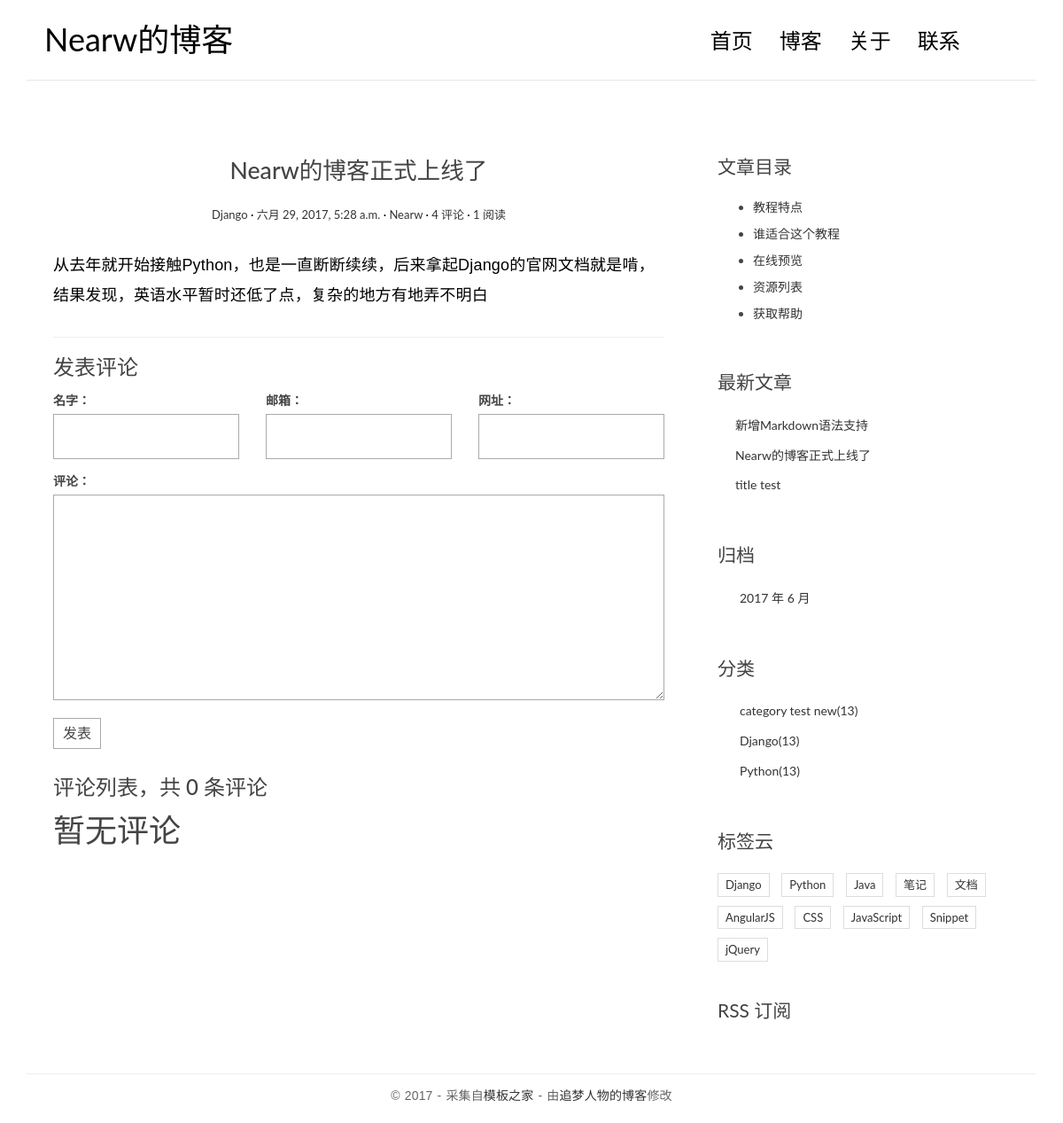
Before: /post/2/ with the older database file.
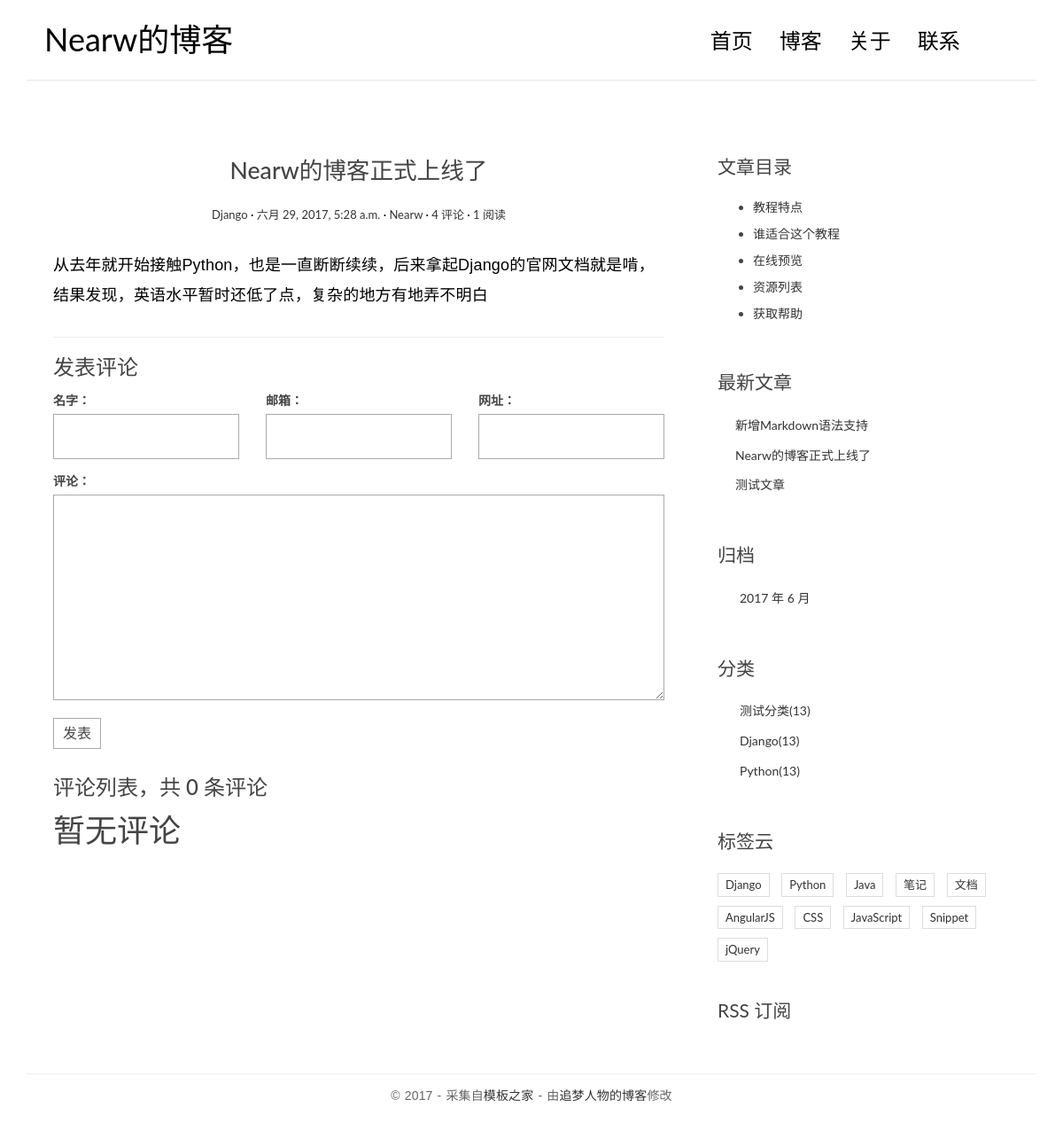
After: the same page with the newer database file.
### server/models.py (models this page shows, shortened)
class Post(models.Model):
    title = models.CharField(max_length=100)
    body = models.TextField()
    create_time = models.DateTimeField()
    modified_time = models.DateTimeField()
    excerpt = models.CharField(max_length=200, blank=True)
    category = models.ForeignKey(Category)
    tags = models.ManyToManyField(Tag, blank=True)
    author = models.ForeignKey(User)
    views = models.PositiveIntegerField(default=0)
    def get_absolute_url(self):
        return reverse('blog:detail', kwargs={'pk': self.pk})
    def increase_views(self):
        self.views += 1
        self.save(update_fields=['views'])
    def save(self, *args, **kwargs):
        if not self.excerpt:
            md = markdown.markdown(extensions=[
                'markdown.extensions.extra',
                'markdown.extensions.codehilite',
            ])
            self.excerpt = strip_tags(md.convert(self.body))[:54]
        super(Post, self).save(*args, **kwargs)
    class Meta:
        ordering = ['-create_time']

class Category(models.Model):
    name = models.CharField(max_length=100)

### server/views.py (the view)
# urls.py: url(r'^post/(?P<pk>[0-9]+)/$', views.detail, name='detail'),
def detail(request, pk):
    post = get_object_or_404(Post, pk=pk)
    post.increase_views()
    post.body = markdown.markdown(post.body, extensions=[
        'markdown.extensions.extra',
        'markdown.extensions.codehilite',
        'markdown.extensions.toc',
    ])
    form = CommentFrom()
    comment_list = post.comment_set.all()
    context = {
        'post': post,
        'form': form,
        'comment_list': comment_list
    }
    return render(request, 'blog/detail.html', context=context)

### comments/forms.py
class CommentFrom(forms.ModelForm):
    class Meta:
        model = Comment
        fields = ['name', 'email', 'url', 'text']

### server/templatetags/server_tags.py (called while the page is built)
@register.simple_tag
def get_recent_posts(num=5):
    return Post.objects.all().order_by('-create_time')[:num]

@register.simple_tag
def archives():
    return Post.objects.dates('create_time', 'month', order='DESC')

@register.simple_tag
def get_categories():
    return Category.objects.all()

### templates/blog/detail.html (shortened to what this page needs)
{% extends 'base.html' %}
{% block main %}
    <article class="post post-{{post.pk}}">
        <header class="entry-header">
            <h1 class="entry-title">{{post.title}}</h1>
            <div class="entry-meta">
                <span class="post-category"><a href="#">{{post.category.name}}</a></span>
                <span class="post-date">
                    <a href="#">
                        <time class="entry-date" datetime="{{post.create_time}}">{{post.create_time}}</time>
                    </a>
                </span>
                <span class="post-author"><a href="#">{{post.author}}</a></span>
                <span class="comments-link"><a href="#">4 评论</a></span>
                <span class="views-count"><a href="#">{{post.views}} 阅读</a></span>
            </div>
        </header>
        <div class="entry-content clearfix">
            {{post.body|safe}}
        </div>
    </article>
    <section class="comment-area" id="comment-area">
        <hr>
        <h3>发表评论</h3>
        <form action="{% url 'comments:post_comments' post.pk %}" method="post" class="comment-form">
            <div class="row">
                <div class="col-md-4">
                    <label for="{{ form.name.id_for_label }}">名字：</label>
                    {{form.name}}
                </div>
                <div class="col-md-4">
                    <label for="{{ form.email.id_for_label }}">邮箱：</label>
                    {{form.email}}
                </div>
                <div class="col-md-4">
                    <label for="{{ form.url.id_for_label }}">网址：</label>
                    {{form.url}}
                </div>
                <div class="col-md-12">
                    <label for="{{ form.text.id_for_label }}">评论：</label>
                    {{form.text}}
                    <button type="submit" class="comment-btn">发表</button>
                </div>
            </div>
        </form>
        <div class="comment-list-panel">
            <h3>评论列表，共 <span>{{post.comment_set.count}}</span> 条评论</h3>
            <ul class="comment-list list-unstyled">
                {% for comment in comment_list %}
                    <li class="comment-item">
                        <span class="nickname">{{comment.name}}</span>
                        <time class="submit-date" datetime="{{comment.create_time}}">{{comment.create_time}}</time>
                        <div class="text">
                            {{comment.text}}
                        </div>
                    </li>
                {% empty %}
                    <li><h1>暂无评论</h1></li>
                {% endfor %}
            </ul>
        </div>
    </section>
{% endblock main %}
{% block toc %}
    <div class="widget widget-content">
        <h3 class="widget-title">文章目录</h3>
        <ul>
            <li>
                <a href="#">教程特点</a>
            </li>
            <li>
                <a href="#">谁适合这个教程</a>
            </li>
            <li>
                <a href="#">在线预览</a>
            </li>
            <li>
                <a href="#">资源列表</a>
            </li>
            <li>
                <a href="#">获取帮助</a>
            </li>
        </ul>
    </div>
{% endblock toc %}

### templates/base.html (shortened to what this page needs)
<!DOCTYPE html>
<html>
<head>
    {% load static %}
    {% load server_tags %}
    <link rel="stylesheet" href="{% static 'blog/css/bootstrap.min.css' %}">
    <link rel="stylesheet" href="http://code.ionicframework.com/ionicons/2.0.1/css/ionicons.min.css">
    <link rel="stylesheet" href="{% static 'blog/css/pace.css' %}">
    <link rel="stylesheet" href="{% static 'blog/css/custom.css' %}">
    <link rel="stylesheet" href="{% static 'blog/css/highlights/manni.css' %}">
</head>
<body>
<div class="container">
    <header id="site-header">
        <div class="row">
            <div class="col-md-4 col-sm-5 col-xs-8">
                <div class="logo">
                    <h1><a href="{% url 'blog:index' %}"><b>Nearw</b>的博客</a></h1>
                </div>
            </div>
            <div class="col-md-8 col-sm-7 col-xs-4">
                <nav class="main-nav" role="navigation">
                    <div class="collapse navbar-collapse" id="bs-example-navbar-collapse-1">
                        <ul class="nav navbar-nav navbar-right">
                            <li class="cl-effect-11"><a href="{% url 'blog:index' %}" data-hover="首页">首页</a></li>
                            <li class="cl-effect-11"><a href="full-width.html" data-hover="博客">博客</a></li>
                            <li class="cl-effect-11"><a href="about.html" data-hover="关于">关于</a></li>
                            <li class="cl-effect-11"><a href="contact.html" data-hover="联系">联系</a></li>
                        </ul>
                    </div>
                </nav>
            </div>
        </div>
    </header>
</div>
<div class="content-body">
    <div class="container">
        <div class="row">
            <main class="col-md-8">
                {% block main %}
                {% endblock main %}
            </main>
            <aside class="col-md-4">
                {% block toc %}
                {% endblock toc %}
                {% get_recent_posts as recent_post_list %}
                <div class="widget widget-recent-posts">
                    <h3 class="widget-title">最新文章</h3>
                    <ul>
                        {% for post in recent_post_list %}
                            <li>
                                <a href="{{post.get_absolute_url}}">{{post.title}}</a>
                            </li>
                        {% empty %}
                            <li>暂无文章</li>
                        {% endfor %}
                    </ul>
                </div>
                {% archives as date_list %}
                <div class="widget widget-archives">
                    <h3 class="widget-title">归档</h3>
                    <ul>
                        {% for date in date_list %}
                            <li>
                                <a href="{% url 'blog:archives' date.year date.month %}">{{date.year}} 年 {{date.month}} 月</a>
                            </li>
                        {% empty %}
                            <li>暂无归档</li>
                        {% endfor %}
                    </ul>
                </div>
                {% get_categories as category_list %}
                <div class="widget widget-category">
                    <h3 class="widget-title">分类</h3>
                    <ul>
                        {% for category in category_list %}
                            <li>
                                <a href="{% url 'blog:category' category.pk %}">{{category.name}}<span class="post-count">(13)</span></a>
                            </li>
                        {% empty %}
                            <li>暂无分类</li>
                        {% endfor %}
                    </ul>
                </div>
                <div class="widget widget-tag-cloud">
                    <h3 class="widget-title">标签云</h3>
                    <ul>
                        <li>
                            <a href="#">Django</a>
                        </li>
                        <li>
                            <a href="#">Python</a>
                        </li>
                        <li>
                            <a href="#">Java</a>
                        </li>
                        <li>
                            <a href="#">笔记</a>
                        </li>
                        <li>
                            <a href="#">文档</a>
                        </li>
                        <li>
                            <a href="#">AngularJS</a>
                        </li>
                        <li>
                            <a href="#">CSS</a>
                        </li>
                        <li>
                            <a href="#">JavaScript</a>
                        </li>
                        <li>
                            <a href="#">Snippet</a>
                        </li>
                        <li>
                            <a href="#">jQuery</a>
                        </li>
                    </ul>
                </div>
                <div class="rss">
                    <a href=""> RSS 订阅</a>
                </div>
            </aside>
        </div>
    </div>
</div>
<footer id="site-footer">
    <div class="container">
        <div class="row">
            <div class="col-md-12">
                <p class="copyright">&copy 2017 - 采集自<a href="http://www.cssmoban.com/"
                                                        target="_blank" title="模板之家">模板之家</a>
                    - 由<a href="http://zmrenwu.com/" title="网页模板" target="_blank">追梦人物的博客</a>修改
                </p>
            </div>
        </div>
    </div>
</footer>
</body>
</html>

### static/blog/css/custom.css (style rules this page uses)
* { outline: none; }
h1, h2, h3, h4, h5, h6 { margin-top: 0; }
b { font-weight: 400; }
a { color: #333; }
body { color: #444; font-family: 'Lato', sans-serif; }
p { font-family: 'Ubuntu', sans-serif; font-weight: 400; word-spacing: 1px; letter-spacing: 0.01em; }
#site-header { background-color: #FFF; padding: 25px 20px; margin-bottom: 40px; border-bottom: 1px solid #e7e7e7; }
.logo h1 a { color: #000; }
.logo h1 { margin: 0; font-family: 'Lato', sans-serif; font-weight: 300; }
.main-nav { margin-top: 11px; max-width: 95%; }
.main-nav a { color: #000000 !important; padding: 0 0 5px 0 !important; margin-right: 30px; font-family: 'Lato', sans-serif; font-weight: 300; font-size: 24px; }
.cl-effect-11 a { padding: 10px 0; color: #0972b4; text-shadow: none; }
.cl-effect-11 a::before { position: absolute; top: 0; left: 0; overflow: hidden; padding: 0 0 5px 0 !important; max-width: 0; border-bottom: 1px solid #000; color: #000; content: attr(data-hover); white-space: nowrap; -webkit-transition: max-width 0.5s; -moz-transition: max-width 0.5s; transition: max-width 0.5s; }
.content-body { padding-bottom: 4em; }
.post { background: #fff; padding: 30px 30px 0; }
.entry-title { text-align: center; font-size: 1.9em; margin-bottom: 20px; line-height: 1.6; padding: 10px 20px 0; }
.entry-meta { text-align: center; color: #DDDDDD; font-size: 13px; margin-bottom: 30px; }
.entry-content { font-size: 18px; line-height: 1.9; font-weight: 300; color: #000; }
.post-category::after, .post-date::after, .post-author::after, .comments-link::after { content: ' ·'; color: #000; }
.widget { background: #fff; padding: 30px 0 0; }
.widget-title { font-size: 1.5em; margin-bottom: 20px; line-height: 1.6; padding: 10px 0 0; font-weight: 400; }
.widget-recent-posts ul { padding: 0; margin: 0; padding-left: 20px; }
.widget-recent-posts ul li { list-style-type: none; position: relative; line-height: 170%; margin-bottom: 10px; }
.widget-recent-posts ul li::before { content: '\f3d3'; font-family: "Ionicons"; position: absolute; left: -17px; top: 3px; font-size: 16px; color: #000; }
.widget-archives ul { padding: 0; margin: 0; padding-left: 25px; }
.widget-archives ul li { list-style-type: none; position: relative; line-height: 170%; margin-bottom: 10px; }
.widget-archives ul li::before { content: '\f3f3'; font-family: "Ionicons"; position: absolute; left: -25px; top: 1px; font-size: 16px; color: #000; }
.widget-category ul { padding: 0; margin: 0; padding-left: 25px; }
.widget-category ul li { list-style-type: none; position: relative; line-height: 170%; margin-bottom: 10px; }
.widget-category ul li::before { content: '\f3fe'; font-family: "Ionicons"; position: absolute; left: -25px; top: 1px; font-size: 18px; color: #000; }
.widget-tag-cloud ul { padding: 0; margin: 0; margin-right: -10px; }
.widget-tag-cloud ul li { list-style-type: none; font-size: 13px; display: inline-block; margin-right: 10px; margin-bottom: 10px; padding: 3px 8px; border: 1px solid #ddd; }
.widget-content ul li { margin-bottom: 10px; }
.rss { font-size: 21px; margin-top: 30px; }
.rss a { color: #444; }
#site-footer { padding-top: 10px; padding: 0 0 1.5em 0; }
.copyright { text-align: center; padding-top: 1em; margin: 0; border-top: 1px solid #eee; color: #666; }
.contact-form input, .comment-form input { border: 1px solid #aaa; margin-bottom: 15px; width: 100%; padding: 15px 15px; font-size: 16px; line-height: 100%; transition: 0.4s border-color linear; }
.contact-form textarea, .comment-form textarea { border: 1px solid #aaa; margin-bottom: 15px; width: 100%; padding: 15px 15px; font-size: 16px; line-height: 20px !important; min-height: 183px; transition: 0.4s border-color linear; }
.comment-area { padding: 0 30px 0; }
.comment-form { margin-top: 15px; }
.comment-form .comment-btn { background-color: #fff; border: 1px solid #aaa; font-size: 16px; padding: 5px 10px; }
.comment-list-panel { margin-top: 30px; }
.comment-list { margin-top: 15px; }

Changed rows visible on the page:
removed Post: title "title test"
added Post: title "测试文章"
changed Category: name "category test new" → "测试分类"
